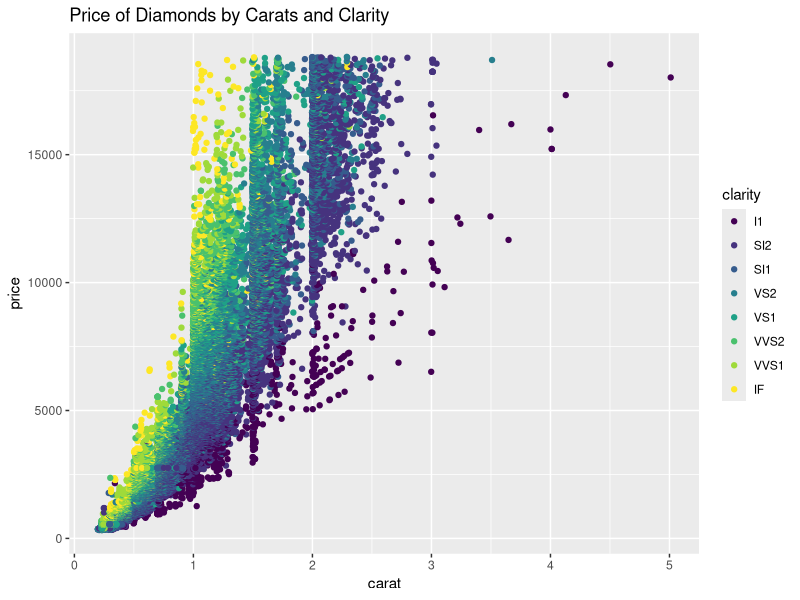
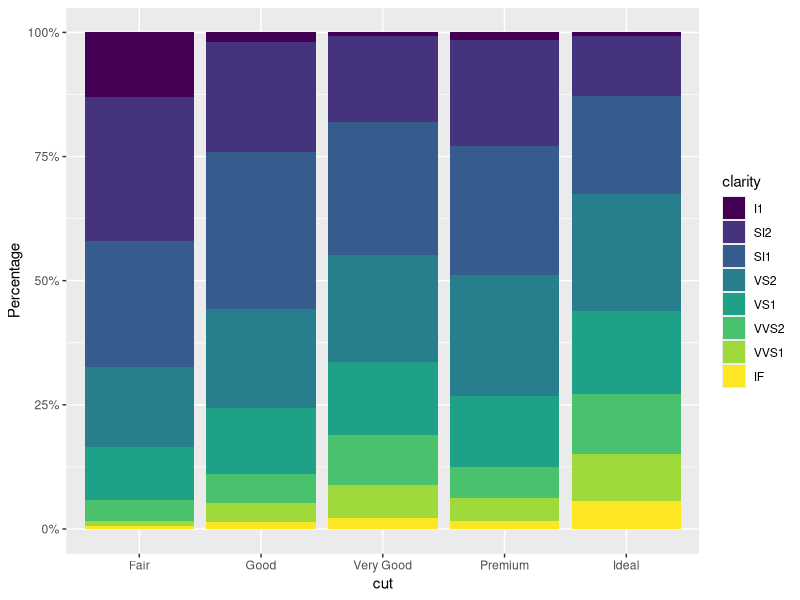

Recreate these plots in R, in order.
## ---- chunk 1

#| echo: false

library(tidyverse) 
library(ggplot2)

df<-diamonds

## ---- chunk 2

# 1 structure

str(diamonds)

# 2 summary

summary(diamonds)

## ---- chunk 3

# 3 frequency of colors

diamonds %>% count(color)

# 4 freq of cuts by color

diamonds %>% group_by(color,cut) %>% summarize(n())

## ---- chunk 4

#6 scatter plot 
ggplot(diamonds,aes(x=carat,y=price,color=clarity)) + geom_jitter() + labs(title="Price of Diamonds by Carats and Clarity")
## ---- chunk 5
# example of label_percent from book R for Data Science 

library(ggrepel) 
library(scales)

ggplot(diamonds, aes(x =cut, fill =clarity))+ geom_bar(position ="fill")+ scale_y_continuous(name ="Percentage", labels =label_percent())
